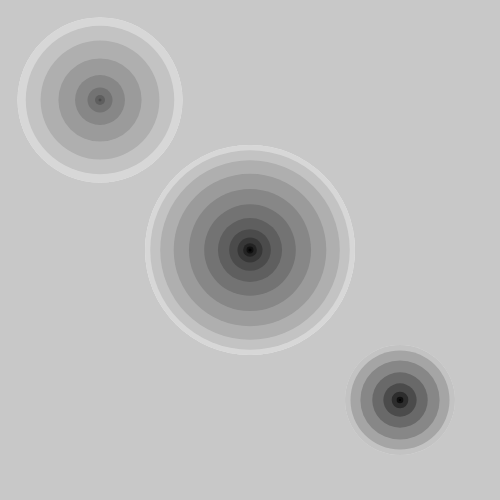
Frame 1 (no input)
Frame 60 (no input): identical to frame 1, image omitted
Frame 120 (the mouse pressed at the canvas centre since frame 60): identical to frame 1, image omitted

The p5.js sketch that drew this single still picture (run headless with seeded random() and noise() and a simulated clock; from frame 60 on, the mouse is pressed at the canvas centre):

// p5.js sketch
// ── sketch.js
var circleX;
var circleY;
var speedX;
var speedY;

function setup() {
  createCanvas(500, 500);
  circleX = 0;
  circleY = 0;
  speedX = 1.5;
  speedY = 1.4;
}

function draw() {
  background(200);
  drawCircle(width/2, height/2, 20, 200, 1);
  drawCircle(100, 100, 10, 150, 2);
  drawCircle(400, 400, 10, 100, 3);
}

function drawCircle(x, y, numOfCircle, circleSize, alpha){
  //var circleSize = 100;
  for(i = 0; i < numOfCircle; i = i + 1){
    var seg = circleSize / numOfCircle;
    var inverseIndex = numOfCircle - i + 1;
    noStroke();
    fill(255 - i*numOfCircle*alpha)
    ellipse(x, y, circleSize, circleSize)
    circleSize = inverseIndex * seg;
  }
}
